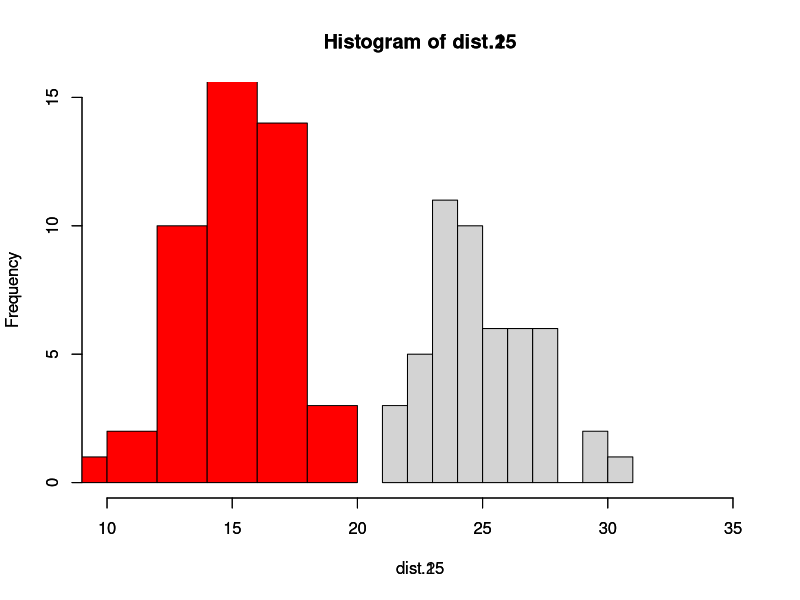

R code for this plot: (Note: this script raises an error after producing the figure.)
dist.15 <- rnorm(n = 50, mean = 15, sd = 2)
dist.25 <- rnorm(n = 50, mean = 25, sd = 2)

hist(dist.15, xlim=c(10,35), ylim=c(0, 15), col="red")
par(new=TRUE)
hist(dist.25, xlim=c(10,35), ylim=c(0, 15))

t.test(dist.15, mu=15) #mean of 15
t.test(dist.25, mu=25) #mean of 25

t.test(dist.15, dist.25)
t.test(dist.15, dist.15)

ks <- X2016_Kickstarter_Projects
ks1 <- subset(ks, goal > 10)

successful <- subset(ks1, state=="successful")
failed <- subset(ks1, state == "failed")

t.test(successful$goal, mu=10000)

mean(successful$goal)

t.test(failed$goal, mu=!10000)
t.test(failed$goal, mu = 10000, alternative = "two.sided")

t.test(successful$goal, mu<=10000)
t.test(successful$goal, mu = 10000, alternative = "less")

hist(successful$goal, xlim = c(0,50000), breaks = 5000)

options(scipen=999)
par(mfrow=c(2,1))
hist(successful$goal, xlim = c(0, 1000000), ylim= c(0, 5000), breaks=1000)
hist(failed$goal, xlim = c(0, 1000000),  ylim= c(0, 5000), breaks=1000, col = "red")

sd(successful$goal)
sd(failed$goal)

t.test(successful$goal, failed$goal, alternative = "two.sided", var.equal = FALSE)

t.test(successful$goal, failed$goal, mu = 5000)
